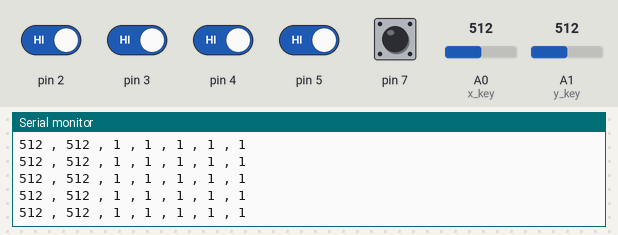
Recording of a sketch running on a simulated Arduino Uno, built with avr-gcc and run on an emulated ATmega328P. On the bench: the last lines printed to the serial monitor. The inputs (shaded band) are chosen by the test bench; at power-on: pin 2–5, pin 7 HIGH, A0 (x_key) = 512, A1 (y_key) = 512. No radio packets arrive unless stated.

Above: at 1.2 s.
1.3 s: A0 (x_key) set to 620
At 1.35 s:
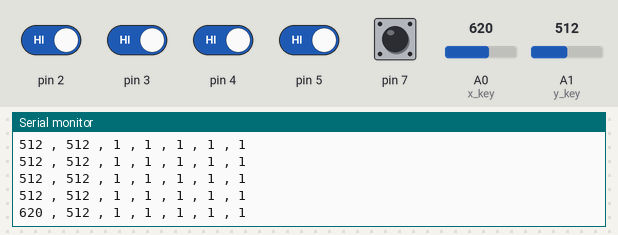
2.8 s: A1 (y_key) set to 620
At 2.89 s:
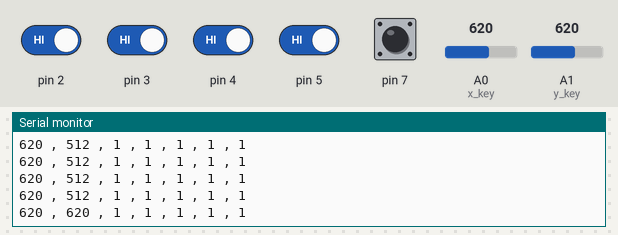
4.3 s: pin 2 driven LOW
At 4.32 s:
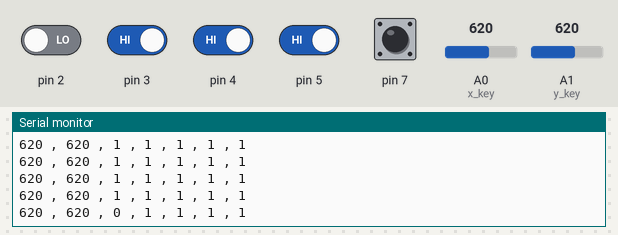
5.8 s: pin 3 driven LOW
At 5.86 s:
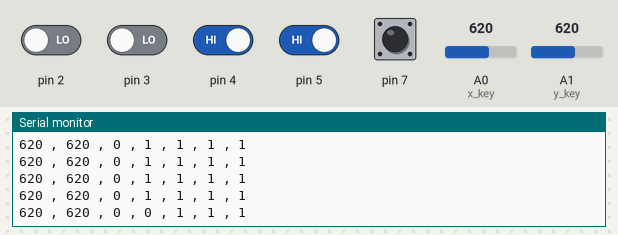
7.3 s: pin 4 driven LOW
At 7.4 s:
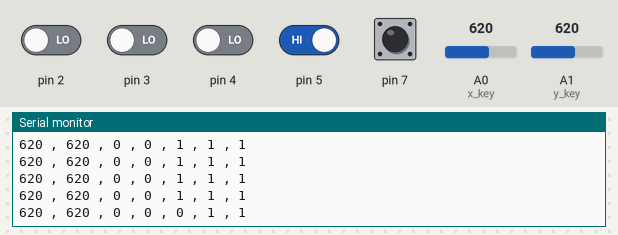
8.8 s: pin 5 driven LOW
At 8.84 s:
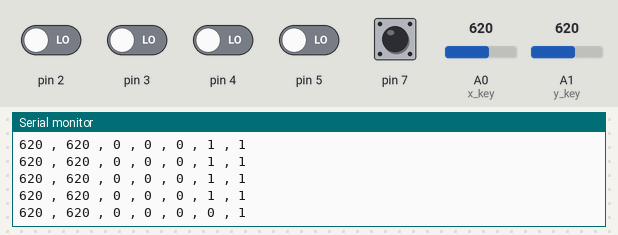

The sketch:

diaoche-tr.ino
```cpp
// https://www.arduino.cn/thread-92180-1-1.html

//（A）2.4G NRF24L01使用
//模板的RF SPI接口对应
//IRQ-->D8;CE-->D9;CSN-->D10;MOSI -->D11;MISO-->D12;CLK -->D13;

//（B）Bluetooh蓝牙使用
//模板的蓝牙接口对应 RXD-->D1(TX);TXD-->D0(RX);
//注意：当蓝牙写AT命令时，把板载上APC&BT附近的拨动开关拨到“H”，表示蓝牙的KEY脚置高，或把板载上的“KEY”脚跳线到IO口，通过软件控制蓝牙的KEY。在蓝牙其他情况下，拨动开关拨到“L”。

//（C）Nokia 5110 LCD使用
//模板的Nokia 5110接口对应 SCE-->D13;RST-->D12;DC-->D11;MOSI-->D10;SCLK-->D9;

//（D）板载的按键参考代码：
//模板的按键接口对应
//A-->D2;B-->D3;C-->D4;D-->D5;E-->D6;F-->D7;X-->A0;Y-->A1; k=D8
//S-->悬空（该键为摇杆的Z键，如果需要，可以跳线接入IO口）

#include <SPI.h>
#include <nRF24L01.h>
#include <RF24.h>
RF24 radio(9, 10); // CSN, CE
const byte address[6] = "00001";

int x_key = A0;
int y_key = A1;
int x_pos;
int y_pos;
int tempa;
int tempb;
int tempc;
int tempd;
// int tempe;
int tempf;

// carstat, true 车行走； false 吊车
bool carstat = true;


// 0 stop
// 1 qian
// 2 youqian
// 3 you
// 4 youhou
// 5 hou
// 6 zuohou
// 7 zuo
// 8 zuoqian

void setup() {
  Serial.begin(115200);
  Serial.println("=================================");
  radio.begin();
  radio.openWritingPipe(address);
  radio.setPALevel(RF24_PA_MIN);
  radio.stopListening();

  pinMode(x_key, INPUT);
  pinMode(y_key, INPUT);
  pinMode(2, INPUT);
  pinMode(3, INPUT);
  pinMode(4, INPUT);
  pinMode(5, INPUT);
//  pinMode(6, INPUT);
  pinMode(7, INPUT);
}

void loop() {
  x_pos = analogRead(x_key) ;
  y_pos = analogRead(y_key) ;
  tempa = digitalRead(2);
  tempb = digitalRead(3);
  tempc = digitalRead(4);
  tempd = digitalRead(5);
//  tempe = digitalRead(6);
  tempf = digitalRead(7);

  if (tempf == LOW) {
      carstat = ! carstat;
  }

  int msg=0;

  if(x_pos < 410 and y_pos > 610 and carstat==true ){
    msg = 8;
  }
  else if(x_pos > 610 and y_pos > 610 and carstat==true ){
    msg = 2;
  }
  else if(x_pos < 410 and y_pos < 410 and carstat==true ){
    msg = 6;
  }
  else if(x_pos > 610 and y_pos < 410 and carstat==true ){
    msg = 4;
  }
  else if(y_pos < 410 and carstat==true ){
    msg = 5;
  }
  else if(y_pos > 610 and carstat==true ){
    msg = 1;
  }
  else if(x_pos < 410 and carstat==true ){
    msg = 7;
  }
  else if(x_pos > 610 and carstat==true ){
    msg = 3;
  }
  else if(tempa == 0 and carstat==false and x_pos > 610){
    msg = 11;
  }
  else if(tempb == 0 and carstat==false and x_pos > 610){
    msg = 12;
  }
  else if(tempc == 0 and carstat==false and x_pos > 610){
    msg = 13;
  }
  else if(tempd == 0 and carstat==false and x_pos > 610){
    msg = 14;
  }
    else if(tempa == 0 and carstat==false and x_pos < 410){
    msg = 15;
  }
  else if(tempb == 0 and carstat==false and x_pos < 410){
    msg = 16;
  }
  else if(tempc == 0 and carstat==false and x_pos < 410){
    msg = 17;
  }
  else if(tempd == 0 and carstat==false and x_pos < 410){
    msg = 18;
  }


  radio.write(&msg, sizeof(msg));
//  radio.write(&x_pos, sizeof(x_pos));
//  radio.write(&y_pos, sizeof(y_pos));
//  radio.write(&tempa, sizeof(tempa));
//  radio.write(&tempb, sizeof(tempb));
//  radio.write(&tempc, sizeof(tempc));
//  radio.write(&tempd, sizeof(tempd));

  Serial.println("");
  Serial.print(x_pos);
  Serial.print(" , ");
  Serial.print(y_pos);
  Serial.print(" , ");
  Serial.print(tempa);
  Serial.print(" , ");
  Serial.print(tempb);
  Serial.print(" , ");
  Serial.print(tempc);
  Serial.print(" , ");
  Serial.print(tempd);
  Serial.print(" , ");
  Serial.println(tempf);

  delay(100);
}
```

Measured:
- after the input at 1.3 s, the serial monitor: prints a new line at once (image 1)
- after the input at 2.8 s, the serial monitor: prints a new line after 0.08 s (image 2)
- after the input at 4.3 s, the serial monitor: prints a new line at once (image 3)
- after the input at 5.8 s, the serial monitor: prints a new line after 0.06 s (image 4)
- after the input at 7.3 s, the serial monitor: prints a new line after 0.10 s (image 5)
- after the input at 8.8 s, the serial monitor: prints a new line at once (image 6)
